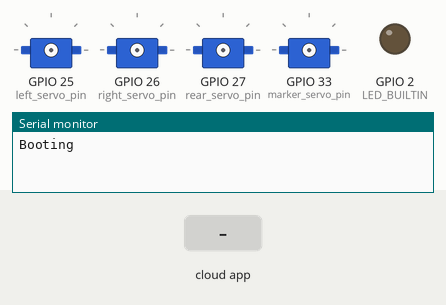
Simulated run of this sketch. Board: ESP32. Shown: 4 × servo, output pins drawn as LEDs (lit = HIGH), the last lines printed to the serial monitor. The test bench sets the inputs (shaded band). WiFi joins after 1.5 s; servers stay silent unless stated; the ROS host is connected and sends only what is stated.

Above: at 0.1 s.
At 2.7 s:
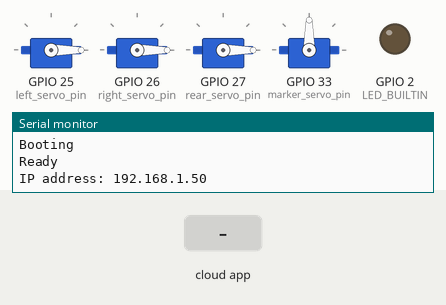
2.8 s: the phone or cloud app sets linear.x to 100
At 3.8 s:
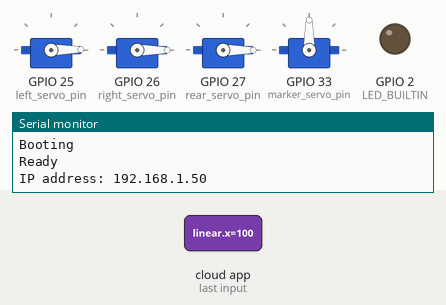
Timing chart, 0 to 5.8 s (numbered marks = the images above; inputs shaded):
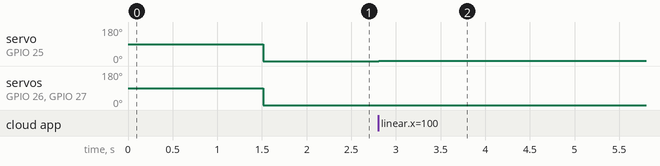

Measured:
- after the input at 2.8 s, servo on GPIO 25 (left_servo_pin): 0° → 1° at once

The sketch:

hola_bot_task_4c.ino
```cpp
#include "wifi_creds.h"
#include "hb3_params.h"

// #############################
#define left_servo_pin 25    // #
#define right_servo_pin 26   // #
#define rear_servo_pin 27    // #
#define marker_servo_pin 33  // #
#define LED_BUILTIN 2        // #
// #############################

#include <WiFi.h>
#include <ESPmDNS.h>
#include <WiFiUdp.h>
#include <ArduinoOTA.h>
#include <iostream>

void ota_connection() {

  Serial.println("Booting");
  WiFi.mode(WIFI_STA);
  WiFi.begin(WIFI_SSID, WIFI_PWD);
  while (WiFi.waitForConnectResult() != WL_CONNECTED) {
    Serial.println("Connection Failed! Rebooting...");
    delay(5000);
    ESP.restart();
  }

  ArduinoOTA.setHostname(HOSTNAME);

  ArduinoOTA
    .onStart([]() {
      String type;
      if (ArduinoOTA.getCommand() == U_FLASH)
        type = "sketch";
      else  // U_SPIFFS
        type = "filesystem";

      // NOTE: if updating SPIFFS this would be the place to unmount SPIFFS using SPIFFS.end()
      Serial.println("Start updating " + type);
    })
    .onEnd([]() {
      Serial.println("\nEnd");
    })
    .onProgress([](unsigned int progress, unsigned int total) {
      Serial.printf("Progress: %u%%\r", (progress / (total / 100)));
    })
    .onError([](ota_error_t error) {
      Serial.printf("Error[%u]: ", error);
      if (error == OTA_AUTH_ERROR) Serial.println("Auth Failed");
      else if (error == OTA_BEGIN_ERROR) Serial.println("Begin Failed");
      else if (error == OTA_CONNECT_ERROR) Serial.println("Connect Failed");
      else if (error == OTA_RECEIVE_ERROR) Serial.println("Receive Failed");
      else if (error == OTA_END_ERROR) Serial.println("End Failed");
    });

  ArduinoOTA.begin();

  Serial.println("Ready");
  Serial.print("IP address: ");
  Serial.println(WiFi.localIP());
}

#include <micro_ros_arduino.h>

#include <stdio.h>
#include <rcl/rcl.h>
#include <rcl/error_handling.h>
#include <rclc/rclc.h>
#include <rclc/executor.h>

#include <geometry_msgs/msg/twist.h>

rcl_subscription_t subscriber;
geometry_msgs__msg__Twist msg;
rclc_executor_t executor;
rclc_support_t support;
rcl_allocator_t allocator;
rcl_node_t node;
rcl_timer_t timer;

#define LED_PIN 2

#define RCCHECK(fn) \
  { \
    rcl_ret_t temp_rc = fn; \
    if ((temp_rc != RCL_RET_OK)) { error_loop(); } \
  }
#define RCSOFTCHECK(fn) \
  { \
    rcl_ret_t temp_rc = fn; \
    if ((temp_rc != RCL_RET_OK)) {} \
  }


void error_loop() {
  while (1) {
    digitalWrite(LED_PIN, !digitalRead(LED_PIN));
    delay(100);
  }
}

typedef struct WheelForce {
  float left;
  float right;
  float rear;
} WheelForce;

// Declare a global instance of WheelForce
WheelForce force;
void cmd_callback(const void *msgin) {
  const geometry_msgs__msg__Twist *msg = (geometry_msgs__msg__Twist *)msgin;
  force.left = msg->linear.x;
  force.right = msg->linear.y;
  force.rear = msg->linear.z;
}

void micro_ros_setup() {
  set_microros_wifi_transports(WIFI_SSID, WIFI_PWD, LAPTOP_IP_ADD, 8888);

  allocator = rcl_get_default_allocator();

  //create init_options
  RCCHECK(rclc_support_init(&support, 0, NULL, &allocator));

  // create node
  RCCHECK(rclc_node_init_default(&node, NODE_NAME, "", &support));

  // create subscriber
  RCCHECK(rclc_subscription_init_default(&subscriber, &node, ROSIDL_GET_MSG_TYPE_SUPPORT(geometry_msgs, msg, Twist), TOPIC_NAME));

  // create executor
  RCCHECK(rclc_executor_init(&executor, &support.context, 1, &allocator));
  RCCHECK(rclc_executor_add_subscription(&executor, &subscriber, &msg, &cmd_callback, ON_NEW_DATA));
}

#include <ESP32Servo.h>
#include <cmath>

Servo left_servo;
Servo right_servo;
Servo rear_servo;
Servo marker_servo;

void servo_init() {
  left_servo.attach(left_servo_pin);
  right_servo.attach(right_servo_pin);
  rear_servo.attach(rear_servo_pin);
  marker_servo.attach(marker_servo_pin);
}

void run_motors(float f_left, float f_right, float f_rear) {
  left_servo.write(f_left);
  right_servo.write(f_right);
  rear_servo.write(f_rear);
}

// #####################################################################################
void setup() {
  Serial.begin(115200);

  // OTA SETUP
  ota_connection();

  // MICRO ROS SETUP
  micro_ros_setup();

  // OUTPUTS
  servo_init();
  pinMode(LED_BUILTIN, OUTPUT);
}

void loop() {
  // OTA
  ArduinoOTA.handle();

  // MICRO ROS
  RCCHECK(rclc_executor_spin_some(&executor, RCL_MS_TO_NS(100)));

  // Motors
  run_motors(force.left, force.right, force.rear);
}
```

hb3_params.h
```cpp
#define HOSTNAME "ESP32_HB3"
#define NODE_NAME "hb_3"
#define TOPIC_NAME "/cmd_vel/bot3"
```

wifi_creds.h
```cpp
#define WIFI_SSID "Tanishq's Phone"
#define WIFI_PWD "tanishq123"

#define LAPTOP_IP_ADD "192.168.146.164"
```
